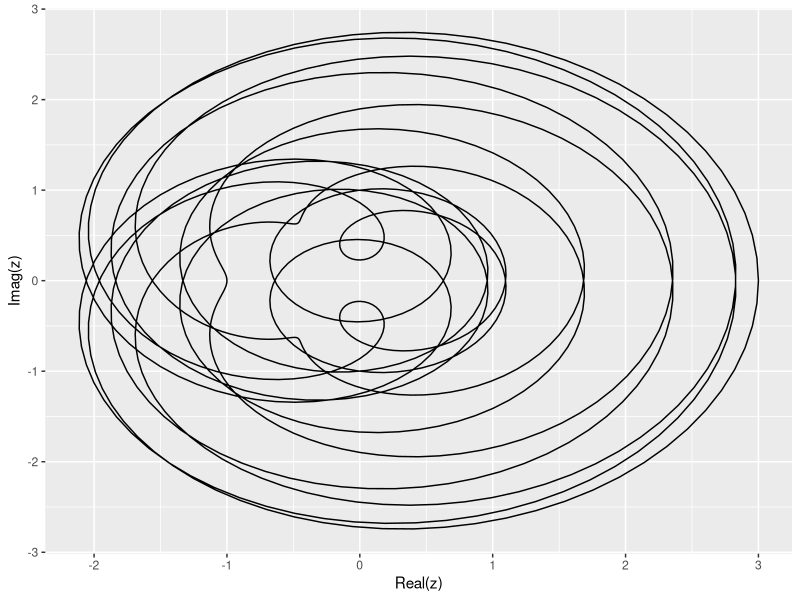
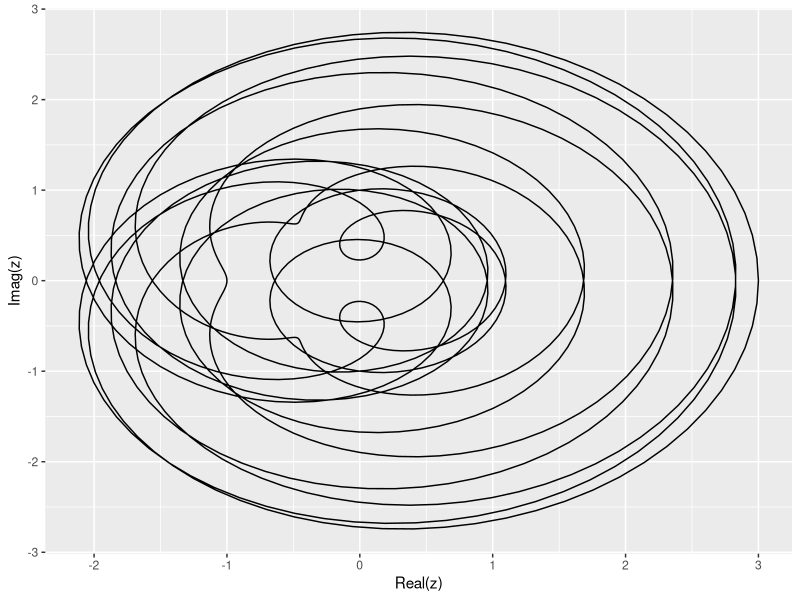

Recreate these plots in R, in order.
library(ggplot2)
library(tibble)

spiro <- function(n1,n2,n3) {
  t <- seq(0,1,length.out=1000)
  z <- exp(1i*2*pi*n1*t) + exp(1i*2*pi*n2*t) + exp(1i*2*pi*n3*t)
  result <- tibble(x=Re(z),y=Im(z))
  return (result)
}

n1 <- floor(runif(1, min=-10, max=20))
n2 <- floor(runif(1, min=-10, max=20))
n3 <- floor(runif(1, min=-10, max=20))

result <- spiro(n1, n2, n3)

ggplot(data=result,aes(x=x,y=y)) +
    geom_path() +
    xlab("Real(z)") +
    ylab("Imag(z)")

ggsave("spiro.png")

